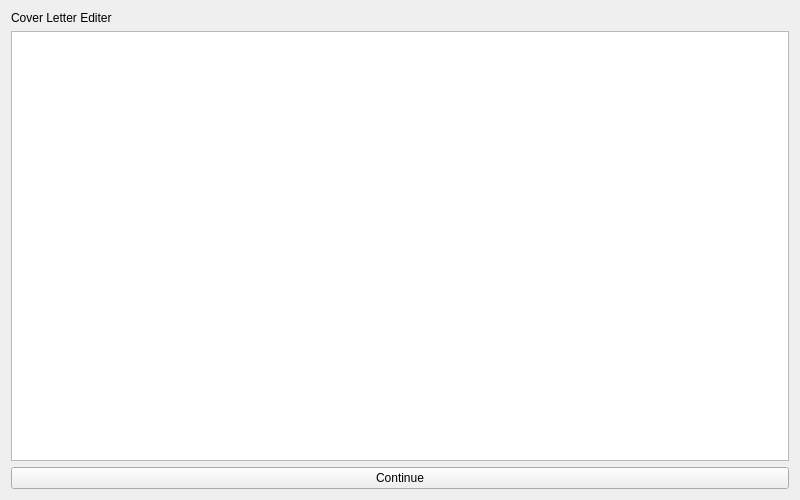
<?xml version="1.0" encoding="UTF-8"?>
<ui version="4.0">
 <class>PopupEditer</class>
 <widget class="QWidget" name="PopupEditer">
  <property name="geometry">
   <rect>
    <x>0</x>
    <y>0</y>
    <width>800</width>
    <height>500</height>
   </rect>
  </property>
  <property name="windowTitle">
   <string>Popup Editor</string>
  </property>
  <layout class="QVBoxLayout" name="verticalLayout">
   <item>
    <widget class="QLabel" name="titleLabel">
     <property name="text">
      <string>Cover Letter Editer</string>
     </property>
    </widget>
   </item>
   <item>
    <widget class="QPlainTextEdit" name="editorBox"/>
   </item>
   <item>
    <layout class="QHBoxLayout" name="buttonLayout">
     <item>
      <widget class="QPushButton" name="ContinueButton">
       <property name="text">
        <string>Continue</string>
       </property>
      </widget>
     </item>
    </layout>
   </item>
  </layout>
 </widget>
 <resources/>
 <connections/>
</ui>
